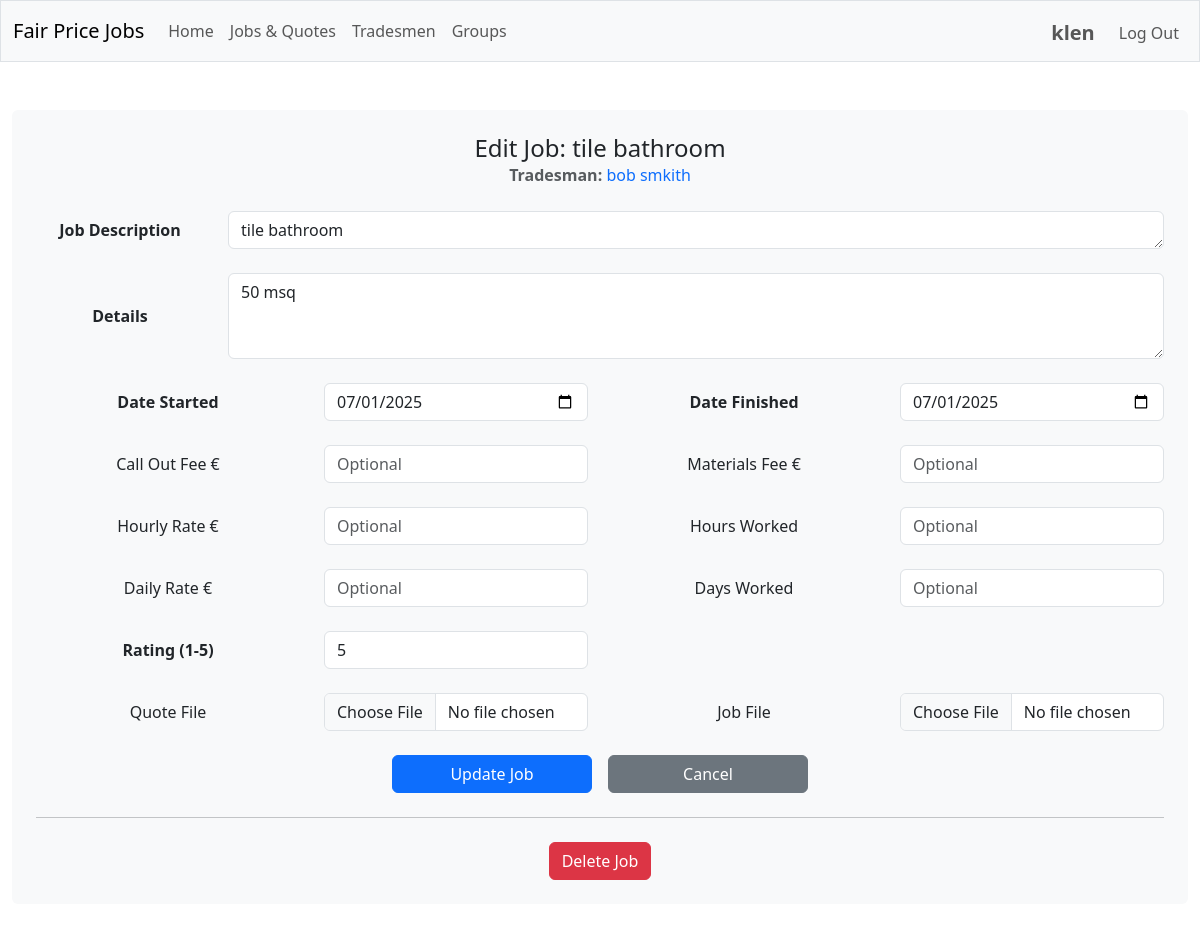
The page /edit_job/1 (signed in) on the database as committed earlier.
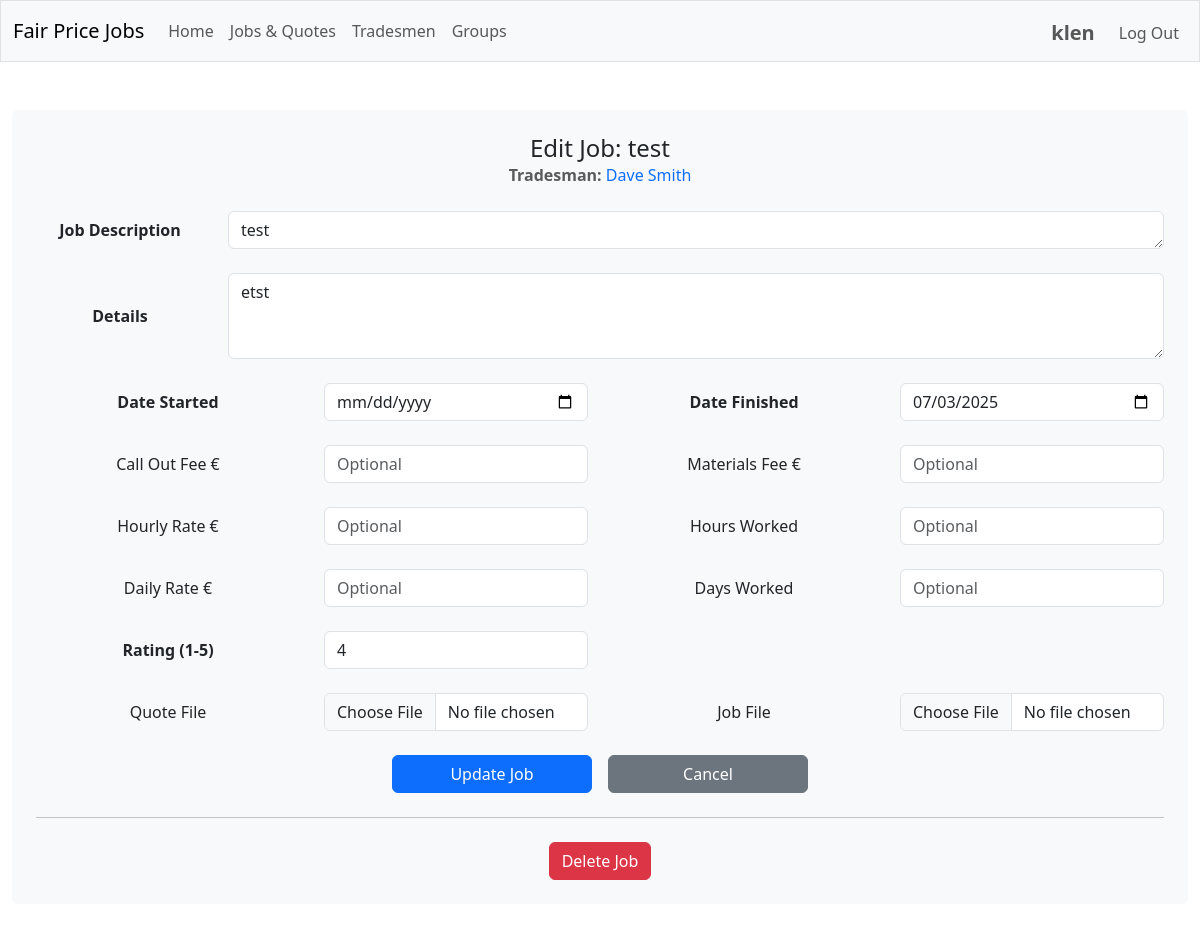
The same page on the database as committed later.
### tables this page shows
CREATE TABLE jobs (
    id INTEGER PRIMARY KEY AUTOINCREMENT,
    user_id INTEGER NOT NULL,
    tradesman_id INTEGER NOT NULL,
    type TEXT NOT NULL CHECK (type IN ('job', 'quote')) DEFAULT 'job',
    date_started TEXT,
    date_finished TEXT,
    date_requested TEXT,
    date_received TEXT,
    title TEXT NOT NULL,
    description TEXT NOT NULL,
    call_out_fee INTEGER NULL,
    materials_fee INTEGER NULL,
    hourly_rate INTEGER NULL,
    hours_worked REAL NULL,
    hours_estimated REAL NULL,
    daily_rate INTEGER NULL,
    days_worked REAL NULL,
    days_estimated REAL NULL,
    total_cost INTEGER NULL CHECK (total_cost IS NULL OR total_cost >= 0),
    total_quote INTEGER NULL CHECK (total_quote IS NULL OR total_quote >= 0),
    rating INTEGER NULL CHECK (rating IS NULL OR (rating >= 1 AND rating <= 5)),
    status TEXT CHECK (status IN ('pending', 'accepted', 'declined')) DEFAULT 'pending', quote_file TEXT, job_file TEXT,
    FOREIGN KEY (tradesman_id) REFERENCES tradesmen (id) ON DELETE CASCADE
);

### app/routes/jobs.py (the view, shortened to what this page needs)
@jobs_bp.route('/edit_job/<int:job_id>', methods=['GET', 'POST'])
@login_required
def edit_job(job_id: int) -> Union[str, Response]:
    job = job_service.get_job_by_id(job_id)
    if not job or job['type'] != 'job':
        flash("Job not found.", "error")
        return redirect(url_for("search.search_jobs_quotes"))
    if not job_service.can_user_edit_job(session["user_id"], job_id):
        flash("You don't have permission to edit this job.", "error")
        return redirect(url_for("search.search_jobs_quotes"))
    return render_template("edit_job.html", job=job, can_delete=job_service.can_user_edit_job(session["user_id"], job_id))

### app/helpers.py (called while the page is built)
def login_required(f: Callable) -> Callable:
    @wraps(f)
    def decorated_function(*args: Any, **kwargs: Any) -> Union[Response, Any]:
        if session.get("user_id") is None:
            return redirect("/login")
        return f(*args, **kwargs)
    return decorated_function

### app/services/database.py (called while the page is built)
def get_db_service() -> DatabaseService:
    return db_service

    def get_connection(self):
        if self.database_path is None:
            raise ValueError("Database path is not configured")
        try:
            if not hasattr(g, '_database'):
                g._database = sqlite3.connect(self.database_path, isolation_level=None)
                g._database.row_factory = sqlite3.Row
                g._database.execute("PRAGMA foreign_keys = ON")
            return g._database
        except RuntimeError:
            if not hasattr(self, '_test_connection'):
                self._test_connection = sqlite3.connect(self.database_path, isolation_level=None)
                self._test_connection.row_factory = sqlite3.Row
                self._test_connection.execute("PRAGMA foreign_keys = ON")
            return self._test_connection

### templates/edit_job.html (shortened to what the changed rows need)
{% extends "layout.html" %}
{% block main %}
<div class="container-fluid p-4 bg-light rounded">
    <div class="row mb-4">
        <div class="col">
            <h4 class="mb-0">
                Edit Job: {{ job.title }}
            </h4>
            <p class="text-muted mb-0">
                <strong>Tradesman:</strong>
                <a href="{{ url_for('tradesmen.view_tradesman', tradesman_id=job.tradesman_id) }}" class="text-decoration-none">
                    {{ job.tradesman_name }}
                </a>
            </p>
        </div>
    </div>
            <form action="{{ url_for('jobs.edit_job', job_id=job.id) }}" method="post" enctype="multipart/form-data">
        <div class="row align-items-center mb-4">
            <div class="col-sm-10">
                <div class="input-container">
                    <textarea class="form-control" id="title" name="title" rows="1"
                    placeholder="e.g. Tile bathroom" required>{{ job.title }}</textarea>
                </div>
            </div>
        </div>
        <div class="row align-items-center mb-4">
            <div class="col-sm-10">
                <div class="input-container">
                    <textarea class="form-control" id="description" name="description" rows="3"
                    placeholder="Size of job, complexity, how many people worked on it" required>{{ job.description }}</textarea>
                </div>
            </div>
        </div>
        <div class="row align-items-center mb-4">
            <div class="col-sm-6">
                <div class="row align-items-center">
                    <div class="col-sm-6">
                        <div class="input-container-sm">
                            <input type="date" class="form-control" id="date_started" name="date_started"
                                   value="{{ job.date_started if job.date_started else '' }}">
                        </div>
                    </div>
                </div>
            </div>
            <div class="col-sm-6">
                <div class="row align-items-center">
                    <div class="col-sm-6">
                        <div class="input-container-sm">
                            <input type="date" class="form-control" id="date_finished" name="date_finished"
                                   value="{{ job.date_finished if job.date_finished else '' }}">
                        </div>
                    </div>
                </div>
            </div>
        </div>
        <div class="row align-items-center mb-4">
            <div class="col-sm-6">
                <div class="row align-items-center">
                    <div class="col-sm-6">
                        <div class="input-container-sm">
                            <input type="number" min="1" max="5" class="form-control" id="rating" name="rating"
                                   placeholder="Optional" value="{{ job.rating if job.rating else '' }}">
                        </div>
                    </div>
                </div>
            </div>
        </div>
    </form>
</div>
{% endblock %}

Rows that differ between the two databases and show on the page:
changed jobs: title "tile bathroom" → "test"; description "50 msq" → "etst"; date_finished "07/01/2025" → "07/03/2025"; rating "5" → "4"; date_started "07/01/2025" → (not shown)
Other text that changed with them:
{{ job.tradesman_name }}: "bob smkith" → "Dave Smith"
